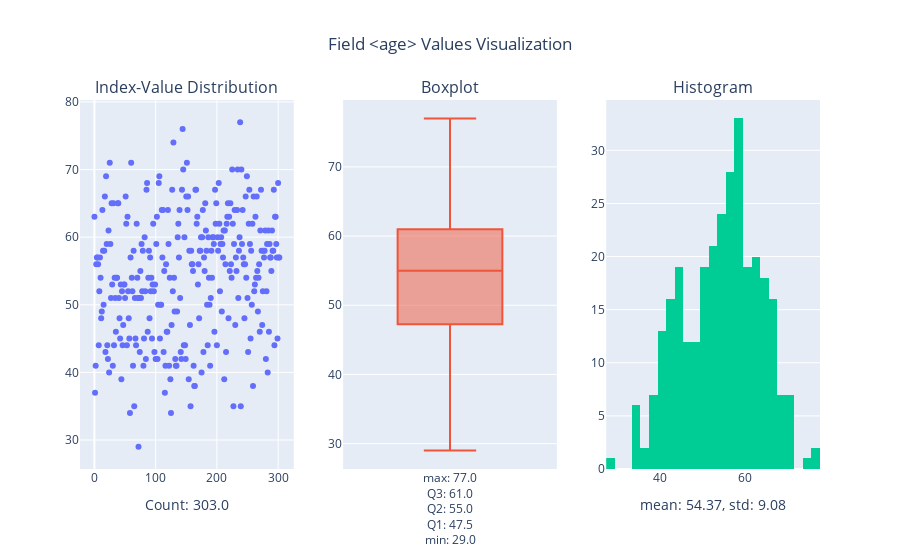
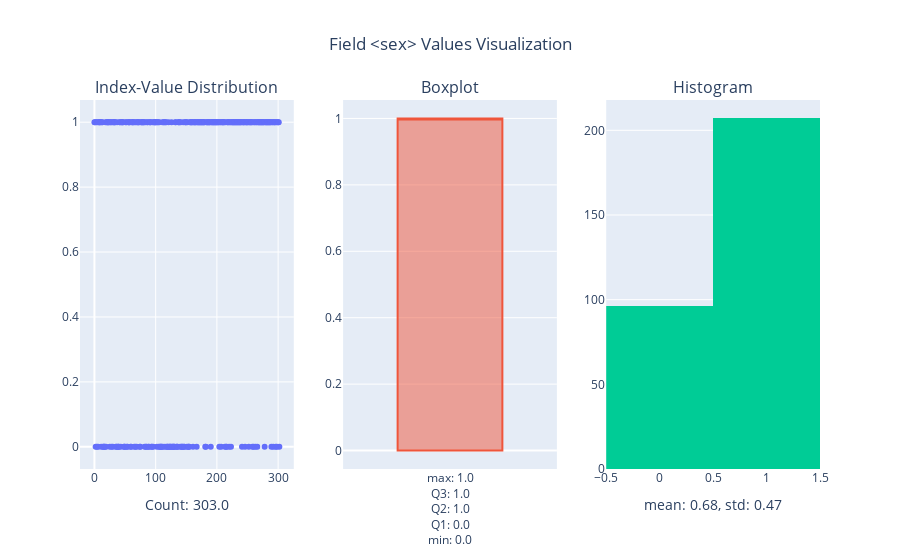
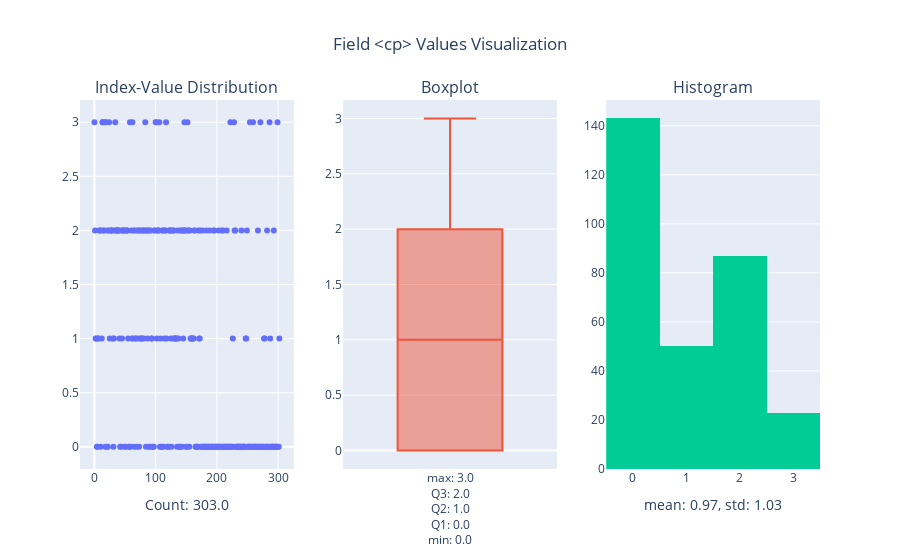
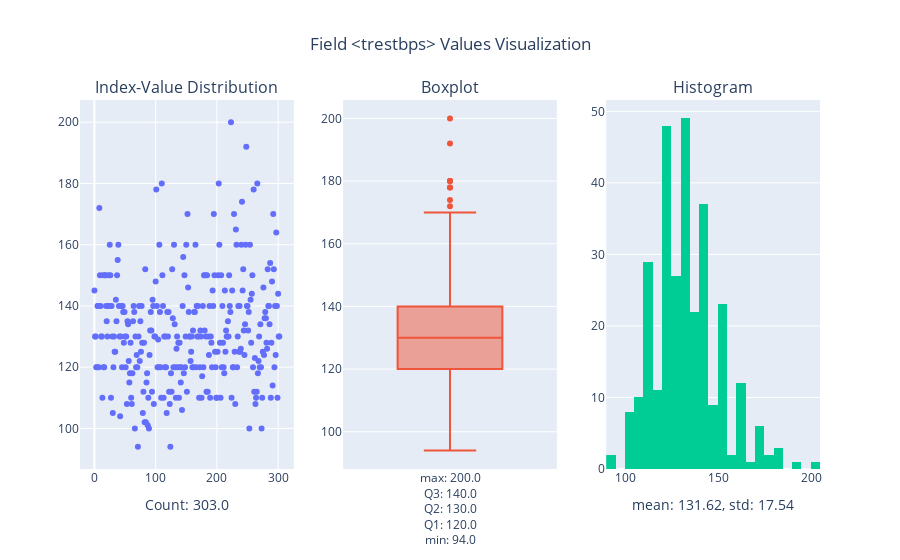

Notebook cell for these charts, in order:
### Markdown cell above
## Data Description
* Schema Description
    * Age - 年齡 (Unit: years)
    * Sex - 性別 (1 for male, 0 for female)
    * cp - 胸痛 (Chest Pain) 類別
    * trestbps - 入住醫院時量測的 Resting Blood Pressure
    * chol - 血清膽固醇 (Unit: mg/dl)
    * fbs - 快速血糖檢測值 (fasting blood sugar) 是否大於 120 mg/dl (1 = true; 0 = false)
    * restecg - resting electrocardiographic(心電圖) results
        * 0 = Nothing to note
        * 1 = ST-T Wave abnormality
            * can range from mild symptoms(輕微症狀) to severe problems(嚴重問題)
            * signals non-normal heart beat (心臟發出非正常心跳)
        * 2 = Possible or definite left ventricular hypertrophy(可能的或是明確的左心室肥大)
            * Enlarged heart's main pumping chamber (擴大的主心室)
    * thalach - maximum heart rate achieved (量測最大心率值)
    * exang - exercise induced angina(運動誘發的心絞痛)
    * oldpeak - ST depression induced by exercise relative to rest (相對於休息，由運動引發的ST下降程度)
* Reference: [Click Here](https://www.kaggle.com/ronitf/heart-disease-uci/discussion/273496)

### Code cell
# for field_name in uci_data.columns.values:
#     col_description = uci_data[field_name].describe()

#     fig = make_subplots(
#         rows=1,
#         cols=3,
#         subplot_titles=("Index-Value Distribution", "Boxplot", "Histogram")
#     )

#     fig.add_trace(
#         go.Scatter(
#             x=np.arange(0, len(uci_data), 1),
#             y=uci_data[field_name],
#             mode='markers',
#             name=f'(Index, {field_name})'
#         ),
#         row=1,
#         col=1,
#     )

#     fig.add_trace(
#         go.Box(
#             y=uci_data[field_name],
#             name=f"max: {col_description['max']}<br>Q3: {col_description['75%']}<br>Q2: {col_description['50%']}<br>Q1: {col_description['25%']}<br>min: {col_description['min']}",
#         ),
#         row=1,
#         col=2,
#     )

#     fig.add_trace(
#         go.Histogram(
#             x=uci_data[field_name],
#             name=f'(Range, Count)'
#         ),
#         row=1,
#         col=3,
#     )

#     fig['layout']['xaxis']['title'] = f"Count: {col_description['count']}"
#     fig['layout']['xaxis3']['title'] = f"mean: {col_description['mean']:.2f}, std: {col_description['std']:.2f}"

#     fig.update_layout(
#         title_text=f"Field <{field_name}> Values Visualization",
#         title_x=0.5,
#         showlegend=False,
#     )

#     fig.show()

### Figure 1 — Plotly figure (JSON) as saved in the notebook; plotly's stock layout.template omitted (floating-point values rounded to 4 significant figures; data arrays with more than 128 entries replaced by an {"elided": "..."} marker saying what was removed)
{"data": [{"mode": "markers", "name": "(Index, age)", "type": "scatter", "x": {"elided": "303 int values"}, "xaxis": "x", "y": {"elided": "303 int values"}, "yaxis": "y"}, {"name": "max: 77.0<br>Q3: 61.0<br>Q2: 55.0<br>Q1: 47.5<br>min: 29.0", "type": "box", "xaxis": "x2", "y": {"elided": "303 int values"}, "yaxis": "y2"}, {"name": "(Range, Count)", "type": "histogram", "x": {"elided": "303 int values"}, "xaxis": "x3", "yaxis": "y3"}], "layout": {"annotations": [{"font": {"size": 16}, "showarrow": false, "text": "Index-Value Distribution", "x": 0.1444, "xanchor": "center", "xref": "paper", "y": 1, "yanchor": "bottom", "yref": "paper"}, {"font": {"size": 16}, "showarrow": false, "text": "Boxplot", "x": 0.5, "xanchor": "center", "xref": "paper", "y": 1, "yanchor": "bottom", "yref": "paper"}, {"font": {"size": 16}, "showarrow": false, "text": "Histogram", "x": 0.8556, "xanchor": "center", "xref": "paper", "y": 1, "yanchor": "bottom", "yref": "paper"}], "showlegend": false, "title": {"text": "Field <age> Values Visualization", "x": 0.5}, "xaxis": {"anchor": "y", "domain": [0, 0.2889], "title": {"text": "Count: 303.0"}}, "xaxis2": {"anchor": "y2", "domain": [0.3556, 0.6444]}, "xaxis3": {"anchor": "y3", "domain": [0.7111, 1], "title": {"text": "mean: 54.37, std: 9.08"}}, "yaxis": {"anchor": "x", "domain": [0, 1]}, "yaxis2": {"anchor": "x2", "domain": [0, 1]}, "yaxis3": {"anchor": "x3", "domain": [0, 1]}}}

### Figure 2 — Plotly figure (JSON) as saved in the notebook; plotly's stock layout.template omitted (floating-point values rounded to 4 significant figures; data arrays with more than 128 entries replaced by an {"elided": "..."} marker saying what was removed)
{"data": [{"mode": "markers", "name": "(Index, sex)", "type": "scatter", "x": {"elided": "303 int values"}, "xaxis": "x", "y": {"elided": "303 int values"}, "yaxis": "y"}, {"name": "max: 1.0<br>Q3: 1.0<br>Q2: 1.0<br>Q1: 0.0<br>min: 0.0", "type": "box", "xaxis": "x2", "y": {"elided": "303 int values"}, "yaxis": "y2"}, {"name": "(Range, Count)", "type": "histogram", "x": {"elided": "303 int values"}, "xaxis": "x3", "yaxis": "y3"}], "layout": {"annotations": [{"font": {"size": 16}, "showarrow": false, "text": "Index-Value Distribution", "x": 0.1444, "xanchor": "center", "xref": "paper", "y": 1, "yanchor": "bottom", "yref": "paper"}, {"font": {"size": 16}, "showarrow": false, "text": "Boxplot", "x": 0.5, "xanchor": "center", "xref": "paper", "y": 1, "yanchor": "bottom", "yref": "paper"}, {"font": {"size": 16}, "showarrow": false, "text": "Histogram", "x": 0.8556, "xanchor": "center", "xref": "paper", "y": 1, "yanchor": "bottom", "yref": "paper"}], "showlegend": false, "title": {"text": "Field <sex> Values Visualization", "x": 0.5}, "xaxis": {"anchor": "y", "domain": [0, 0.2889], "title": {"text": "Count: 303.0"}}, "xaxis2": {"anchor": "y2", "domain": [0.3556, 0.6444]}, "xaxis3": {"anchor": "y3", "domain": [0.7111, 1], "title": {"text": "mean: 0.68, std: 0.47"}}, "yaxis": {"anchor": "x", "domain": [0, 1]}, "yaxis2": {"anchor": "x2", "domain": [0, 1]}, "yaxis3": {"anchor": "x3", "domain": [0, 1]}}}

### Figure 3 — Plotly figure (JSON) as saved in the notebook; plotly's stock layout.template omitted (floating-point values rounded to 4 significant figures; data arrays with more than 128 entries replaced by an {"elided": "..."} marker saying what was removed)
{"data": [{"mode": "markers", "name": "(Index, cp)", "type": "scatter", "x": {"elided": "303 int values"}, "xaxis": "x", "y": {"elided": "303 int values"}, "yaxis": "y"}, {"name": "max: 3.0<br>Q3: 2.0<br>Q2: 1.0<br>Q1: 0.0<br>min: 0.0", "type": "box", "xaxis": "x2", "y": {"elided": "303 int values"}, "yaxis": "y2"}, {"name": "(Range, Count)", "type": "histogram", "x": {"elided": "303 int values"}, "xaxis": "x3", "yaxis": "y3"}], "layout": {"annotations": [{"font": {"size": 16}, "showarrow": false, "text": "Index-Value Distribution", "x": 0.1444, "xanchor": "center", "xref": "paper", "y": 1, "yanchor": "bottom", "yref": "paper"}, {"font": {"size": 16}, "showarrow": false, "text": "Boxplot", "x": 0.5, "xanchor": "center", "xref": "paper", "y": 1, "yanchor": "bottom", "yref": "paper"}, {"font": {"size": 16}, "showarrow": false, "text": "Histogram", "x": 0.8556, "xanchor": "center", "xref": "paper", "y": 1, "yanchor": "bottom", "yref": "paper"}], "showlegend": false, "title": {"text": "Field <cp> Values Visualization", "x": 0.5}, "xaxis": {"anchor": "y", "domain": [0, 0.2889], "title": {"text": "Count: 303.0"}}, "xaxis2": {"anchor": "y2", "domain": [0.3556, 0.6444]}, "xaxis3": {"anchor": "y3", "domain": [0.7111, 1], "title": {"text": "mean: 0.97, std: 1.03"}}, "yaxis": {"anchor": "x", "domain": [0, 1]}, "yaxis2": {"anchor": "x2", "domain": [0, 1]}, "yaxis3": {"anchor": "x3", "domain": [0, 1]}}}

### Figure 4 — Plotly figure (JSON) as saved in the notebook; plotly's stock layout.template omitted (floating-point values rounded to 4 significant figures; data arrays with more than 128 entries replaced by an {"elided": "..."} marker saying what was removed)
{"data": [{"mode": "markers", "name": "(Index, trestbps)", "type": "scatter", "x": {"elided": "303 int values"}, "xaxis": "x", "y": {"elided": "303 int values"}, "yaxis": "y"}, {"name": "max: 200.0<br>Q3: 140.0<br>Q2: 130.0<br>Q1: 120.0<br>min: 94.0", "type": "box", "xaxis": "x2", "y": {"elided": "303 int values"}, "yaxis": "y2"}, {"name": "(Range, Count)", "type": "histogram", "x": {"elided": "303 int values"}, "xaxis": "x3", "yaxis": "y3"}], "layout": {"annotations": [{"font": {"size": 16}, "showarrow": false, "text": "Index-Value Distribution", "x": 0.1444, "xanchor": "center", "xref": "paper", "y": 1, "yanchor": "bottom", "yref": "paper"}, {"font": {"size": 16}, "showarrow": false, "text": "Boxplot", "x": 0.5, "xanchor": "center", "xref": "paper", "y": 1, "yanchor": "bottom", "yref": "paper"}, {"font": {"size": 16}, "showarrow": false, "text": "Histogram", "x": 0.8556, "xanchor": "center", "xref": "paper", "y": 1, "yanchor": "bottom", "yref": "paper"}], "showlegend": false, "title": {"text": "Field <trestbps> Values Visualization", "x": 0.5}, "xaxis": {"anchor": "y", "domain": [0, 0.2889], "title": {"text": "Count: 303.0"}}, "xaxis2": {"anchor": "y2", "domain": [0.3556, 0.6444]}, "xaxis3": {"anchor": "y3", "domain": [0.7111, 1], "title": {"text": "mean: 131.62, std: 17.54"}}, "yaxis": {"anchor": "x", "domain": [0, 1]}, "yaxis2": {"anchor": "x2", "domain": [0, 1]}, "yaxis3": {"anchor": "x3", "domain": [0, 1]}}}
